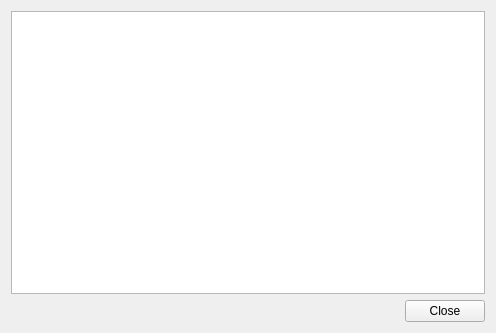
<?xml version="1.0" encoding="UTF-8"?>
<ui version="4.0">
 <class>DocumentsWindow</class>
 <widget class="QWidget" name="DocumentsWindow">
  <property name="geometry">
   <rect>
    <x>0</x>
    <y>0</y>
    <width>496</width>
    <height>333</height>
   </rect>
  </property>
  <property name="windowTitle">
   <string>Form</string>
  </property>
  <layout class="QVBoxLayout" name="verticalLayout">
   <item>
    <widget class="QTextBrowser" name="textBrowser"/>
   </item>
   <item>
    <widget class="QDialogButtonBox" name="buttonBox">
     <property name="standardButtons">
      <set>QDialogButtonBox::Close</set>
     </property>
    </widget>
   </item>
  </layout>
 </widget>
 <customwidgets/>
 <resources/>
 <connections/>
</ui>
